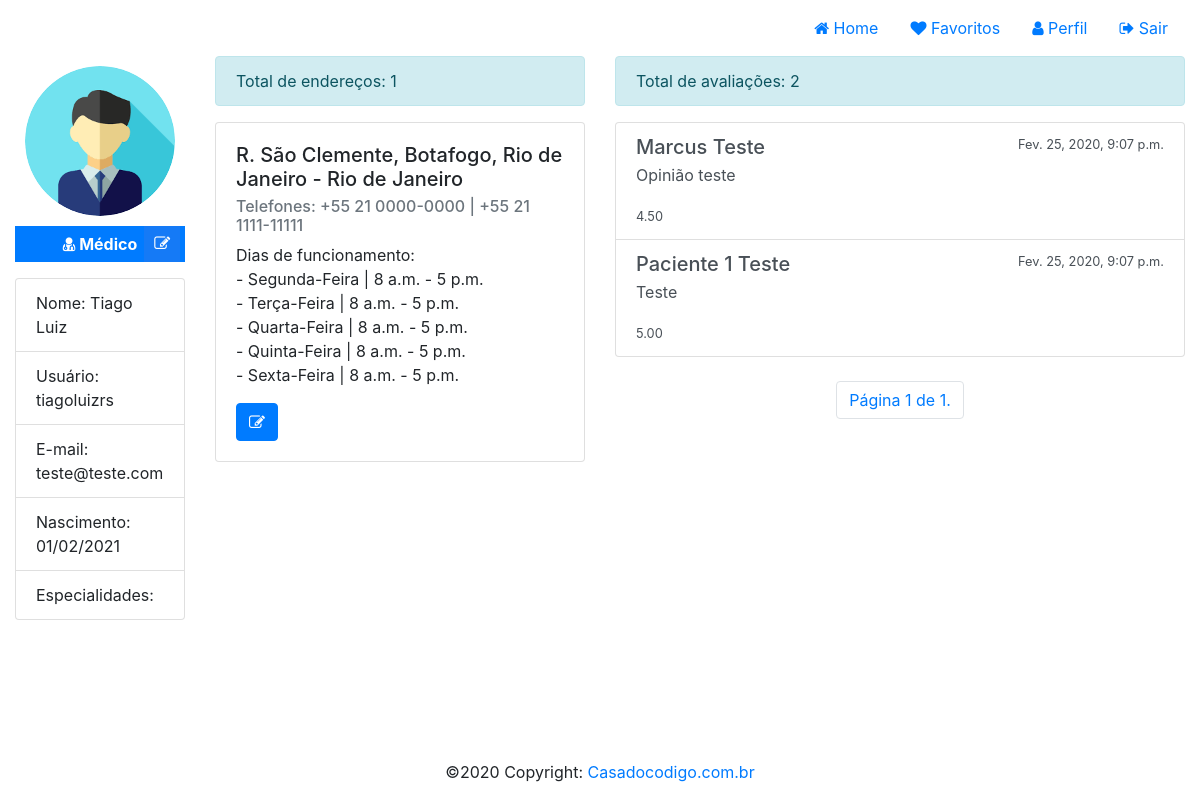
/profile/ (signed in), run on the app's committed database.
### medicSearch/models/Profile.py (models this page shows, shortened)
class Profile(models.Model):
    user = models.OneToOneField(User, on_delete=models.CASCADE)
    status = models.BooleanField(default=True)
    role = models.IntegerField(choices=ROLE_CHOICE, default=3)
    birthday = models.DateField(default=None, null=True, blank=True)
    created_at = models.DateTimeField(auto_now_add=True)
    updated_at = models.DateTimeField(auto_now=True)
    image = models.ImageField(null=True, blank=True)
    favorites = models.ManyToManyField(User, blank=True, related_name='favorites', verbose_name='Favoritos', help_text="Este campo é destinado aos usuários de perfil paciente.")
    specialties = models.ManyToManyField(Speciality, blank=True, related_name='specialties', verbose_name='Especialidades', help_text="Este campo é destinado aos usuários de perfil médico.")
    addresses = models.ManyToManyField(Address, blank=True, related_name='addresses', verbose_name='Endereços', help_text="Este campo é destinado aos usuários de perfil médico.")
    def show_favorites(self):
        ids = [result.id for result in self.favorites.all()]
        return Profile.objects.filter(user__id__in=ids)
    def show_ratings(self):
        from .Rating import Rating
        return Rating.objects.filter(user_rated=self.user)

### medicSearch/models/Address.py (models this page shows, shortened)
class Address(models.Model):
    neighborhood = models.ForeignKey(Neighborhood, related_name='neighborhood', on_delete=models.CASCADE)
    name = models.CharField(null=False, max_length=100)
    address = models.CharField(null=False, max_length=255)
    latitude = models.DecimalField(max_digits=9, decimal_places=7)
    longitude = models.DecimalField(max_digits=9, decimal_places=7)
    opening_time = models.TimeField()
    closing_time = models.TimeField()
    days_week = models.ManyToManyField(DayWeek, blank=True, related_name='days_week')
    phone = models.CharField(null=True, blank=True, max_length=50)
    status = models.BooleanField(default=True)
    created_at = models.DateTimeField(auto_now_add=True)
    updated_at = models.DateTimeField(auto_now=True)

### medicSearch/models/Neighborhood.py (models this page shows, shortened)
class Neighborhood(models.Model):
    city = models.ForeignKey(City, blank="False", related_name='city', on_delete=models.CASCADE)
    name = models.CharField(null=False, max_length=20)
    status = models.BooleanField(default=True)
    created_at = models.DateTimeField(auto_now_add=True)
    updated_at = models.DateTimeField(auto_now=True)

### medicSearch/models/City.py (models this page shows)
class City(models.Model):
    state = models.ForeignKey(State, blank="False", related_name='state', on_delete=models.CASCADE)
    name = models.CharField(null=False, max_length=20)
    status = models.BooleanField(default=True)
    created_at = models.DateTimeField(auto_now_add=True)
    updated_at = models.DateTimeField(auto_now=True)
    def __str__(self):
        return '{} - {}'.format(self.name, self.state.name)

### medicSearch/models/State.py (models this page shows, shortened)
class State(models.Model):
    name = models.CharField(null=False, max_length=20)
    status = models.BooleanField(default=True)
    created_at = models.DateTimeField(auto_now_add=True)
    updated_at = models.DateTimeField(auto_now=True)

### medicSearch/models/DayWeek.py (models this page shows, shortened)
class DayWeek(models.Model):
    name = models.CharField(null=False, max_length=20)
    status = models.BooleanField(default=True)
    created_at = models.DateTimeField(auto_now_add=True)
    updated_at = models.DateTimeField(auto_now=True)

### medicSearch/models/Rating.py (models this page shows, shortened)
class Rating(models.Model):
    user = models.ForeignKey(User, related_name='avaliou', on_delete=models.CASCADE)
    user_rated = models.ForeignKey(User, related_name='avaliado', on_delete=models.CASCADE)
    value = models.DecimalField(max_digits=5, decimal_places=2)
    opinion = RichTextUploadingField(null=True, blank=True)
    status = models.BooleanField(default=True)
    created_at = models.DateTimeField(auto_now_add=True, null=True)
    updated_at = models.DateTimeField(auto_now=True, null=True)

### medicSearch/views/ProfileView.py (the view)
def list_profile_view(request, id=None):
    profile = None
    if id is None and request.user.is_authenticated:
        profile = Profile.objects.filter(user=request.user).first()
    elif id is not None and request.user.is_authenticated:
        profile = Profile.objects.filter(user__id=id).first()
    elif not request.user.is_authenticated:
        return redirect(to='/')
    favorites = profile.show_favorites()
    if len(favorites) > 0:
        paginator = Paginator(favorites, 8)
        page = request.GET.get('page')
        favorites = paginator.get_page(page)
    ratings = profile.show_ratings()
    if len(ratings) > 0:
        paginator = Paginator(ratings, 8)
        page = request.GET.get('page')
        ratings = paginator.get_page(page)
    context = {
        'profile': profile,
        'favorites': favorites,
        'ratings': ratings
    }
    return render(request, template_name='profile/profile.html', context=context, status=200)

### medicSearch/templates/profile/profile.html (shortened to what this page needs)
{% extends "base.html" %}
{% load static %}
{% block styles %}<link rel="stylesheet" href="{% static 'css/profile.css' %}">{% endblock %}
{% block content %}
<div id="content">
    <div class="container-fluid">
        <div class="row">
            <div class="col-xs-12 col-md-2" id="profile-area">
                <div id="image-profile" style="background-image: url('/media/{{profile.image}}');"></div>
                {% if profile.role == 1 %}
                <p class="badge badge-primary text-center" id="badge-role"><i class="fa fa-building"></i> Administrador</p>
                {% elif profile.role == 2 %}
                <p class="badge badge-primary text-center" id="badge-role"><i class="fa fa-user-md"></i> Médico</p>
                {% else %}
                <p class="badge badge-primary text-center" id="badge-role"><i class="fa fa-user"></i> Paciente</p>
                {% endif %}
                {% if profile.user.id == request.user.id %}
                <a id="icon-edit" href="/profile/edit"><i class="fa fa-edit"></i></a>
                {% endif %}
                <ul class="list-group">
                    <li class="list-group-item">Nome: {{profile.user.get_full_name | default:"Sem nome"}}</li>
                    <li class="list-group-item">Usuário: {{profile.user.username | default:"Sem usuário"}}</li>
                    <li class="list-group-item">E-mail: {{profile.user.email | default:"Sem e-mail"}}</li>
                    <li class="list-group-item">Nascimento: {{profile.birthday | date:'d/m/Y' | default:"Sem data"}}</li>
                    <li class="list-group-item">Especialidades: {{ profile.specialties.all | join:", " }}</li>
                </ul>
            </div>
            {% if profile.role == 1 or profile.role == 3 %}
            <div class="col-xs-12 col-md-10" id="favorites-area">
                <div class="alert alert-info">Total de favoritos: {{favorites | length}}</div>
                {% if request.GET.msg %}
                <div class="alert alert-{{request.GET.type}}">{{ request.GET.msg }}</div>
                {% endif %}
                <div class="row">
                    {% for favorite in favorites %}
                    <div class="col-xs-12 col-md-3 col-lg-3">
                        <div class="card mb-4">
                            <div class="image-circle" style="background-image: url('/media/{{favorite.image}}');"></div>
                            <div class="card-body">
                                <h5 class="card-title">{{favorite.user.get_full_name}}</h5>
                                <h6>Média: {{favorite.show_scoring_average}} <i class="fa fa-star"></i></h6>
                                <ul class="specialties">
                                    {% for speciality in favorite.specialties.all %}
                                    <li>{{speciality}}</li>
                                    {% endfor %}
                                </ul>
                                <div class="address mb-2">
                                    {{favorite.addresses.first.address | default:"Nenhum endereço." | slice:":15"}}...
                                </div>
                                <a href="/profile/{{favorite.id}}" class="btn btn-primary btn-card">Ver médico</a>
                                {% if user.is_authenticated %}
                                <form method="POST" action="/medic/favorite/remove">
                                    {% csrf_token %}
                                    <input type="hidden" value="{{favorite.id}}" name="id">
                                    <input type="hidden" value="{{request.GET.page}}" name="page">
                                    <button type="submit" class="btn btn-danger btn-card"><i class="fa fa-heart"></i> Remover</button>
                                </form>
                                {% endif %}
                            </div>
                        </div>
                    </div>
                    {% endfor %}
                </div>
                <div class="row">
                    <nav aria-label="Page navigation" class="navigation">
                      <ul class="pagination">
                        {% if favorites.has_previous %}
                          <li class="page-item"><a class="page-link" href="?page=1">&laquo; Primeiro</a></li>
                            <li class="page-item"><a class="page-link" href="?page={{ favorites.previous_page_number }}">Anterior</a></li>
                        {% endif %}
                          <li class="page-item"><a class="page-link" href="#">Página {{ favorites.number }} de {{ favorites.paginator.num_pages }}.</a></li>
                        {% if favorites.has_next %}
                            <li class="page-item"><a class="page-link" href="?page={{ favorites.next_page_number }}">Próximo</a></li>
                            <li class="page-item"><a class="page-link" href="?page={{ favorites.paginator.num_pages }}">Último &raquo;</a></li>
                        {% endif %}
                      </ul>
                    </nav>
                </div>
            </div>
            {% else %}
            <div class="col-xs-12 col-md-4" id="addresses-area">
                <div class="alert alert-info">Total de endereços: {{profile.addresses.all | length}}</div>
                <div class="row">
                    {% for address in profile.addresses.all %}
                    <div class="col-xs-12 col-md-12">
                        <div class="card mb-3">
                          <div class="card-body">
                            <h5 class="card-title">{{address.address}}, {{address.neighborhood.name}}, {{address.neighborhood.city}}</h5>
                            <h6 class="card-subtitle mb-2 text-muted">Telefones: {{address.phone}}</h6>
                            <ul id="days">
                                <li>Dias de funcionamento:</li>
                                {% for day in address.days_week.all %}
                                <li>- {{day.name}} | {{address.opening_time}} - {{address.closing_time}}</li>
                                {% endfor %}
                            </ul>
                            {% if profile.user.id == request.user.id %}
                            <a href="/address/{{address.id}}" class="btn btn-primary"><i class="fa fa-edit"></i></a>
                            {% endif %}
                          </div>
                        </div>
                    </div>
                    {% endfor %}
                </div>
            </div>
            <div class="col-xs-12 col-md-6" id="ratings-area">
                <div class="alert alert-info">Total de avaliações: {{ratings | length}}</div>
                <div class="row mb-4">
                    <div class="col-xs-12 col-md-12">
                        <ul class="list-group">
                          {% for rating in ratings %}
                            <li href="#" class="list-group-item list-group-item-action">
                                <div class="content d-flex justify-content-between">
                                  <h5 class="mb-1">{{rating.user.get_full_name}}</h5>
                                  <small>{{rating.created_at}}</small>
                                </div>
                                {{rating.opinion | safe}}
                                <small>{{rating.value}}</small>
                              </li>
                            {% endfor %}
                        </ul>
                    </div>
                </div>
                <div class="row">
                    <nav aria-label="Page navigation" class="navigation">
                      <ul class="pagination">
                          <li class="page-item"><a class="page-link" href="#">Página {{ ratings.number }} de {{ ratings.paginator.num_pages }}.</a></li>
                      </ul>
                    </nav>
                </div>
            </div>
            {% endif %}
        </div>
    </div>
</div>
{% endblock %}

### medicSearch/static/css/global.css (style rules this page uses)
#content { min-height: calc(100vh - 112px); }
.navigation { margin: 0 auto; }

### medicSearch/static/css/profile.css (style rules this page uses)
#image-profile { width: 150px; height: 150px; background-size: contain; margin: 10px auto; background-color: #ccc; border-radius: 100%; }
#badge-role { width: 100%; padding: 10px 0; font-size: 1em; float: left; border-radius: 0; }
#icon-edit { width: 35.56px; height: 35.56px; border-radius: 0; float: left; text-align: center; line-height: 35.56px; color: #fff; font-weight: bold; background-color: #157af6; position: absolute; right: 20px; }
ul.list-group { float: left; width: 100%; }
ul#days { list-style: none; padding: 0; width: 100%; }

### data on the page
Profile: image (picture), user.get_full_name "Tiago Luiz", user.username "tiagoluizrs", user.email "teste@teste.com", birthday "01/02/2021", addresses.all|length "1"
Address: address "R. São Clemente", neighborhood.name "Botafogo", neighborhood.city "Rio de Janeiro - Rio de Janeiro", phone "+55 21 0000-0000 | +55 21 1111-11111", opening_time "8 a.m.", closing_time "5 p.m."
DayWeek: name "Segunda-Feira"
DayWeek: name "Terça-Feira"
DayWeek: name "Quarta-Feira"
DayWeek: name "Quinta-Feira"
DayWeek: name "Sexta-Feira"
Rating: user.get_full_name "Marcus Teste", created_at "Fev. 25, 2020, 9:07 p.m.", opinion "Opinião teste", value "4.50"
Rating: user.get_full_name "Paciente 1 Teste", created_at "Fev. 25, 2020, 9:07 p.m.", opinion "Teste", value "5.00"

### other printed values
{{ ratings | length }} "2"
{{ ratings.number }} "1"
{{ ratings.paginator.num_pages }} "1"
